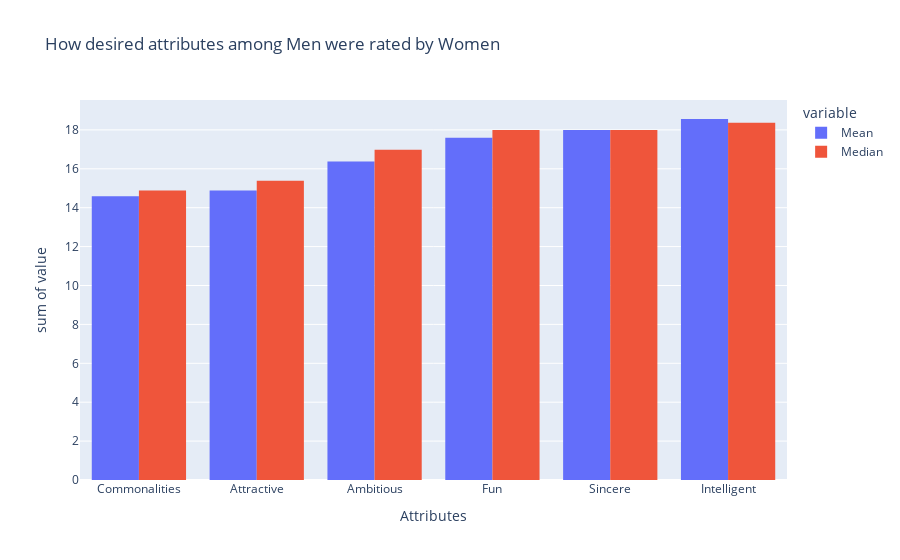

This figure's notebook cell:
### Code cell
px.histogram(data_female_scale_trim_stat, x='Attributes', y=['Mean', 'Median'], barmode='group', title='How desired attributes among Men were rated by Women')

### Figure 1 — Plotly figure (JSON) as saved in the notebook; plotly's stock layout.template omitted (floating-point values rounded to 4 significant figures)
{"data": [{"alignmentgroup": "True", "bingroup": "x", "histfunc": "sum", "hovertemplate": "variable=Mean<br>Attributes=%{x}<br>sum of value=%{y}<extra></extra>", "legendgroup": "Mean", "marker": {"color": "#636efa", "pattern": {"shape": ""}}, "name": "Mean", "offsetgroup": "Mean", "orientation": "v", "showlegend": true, "type": "histogram", "x": ["Commonalities", "Attractive", "Ambitious", "Fun", "Sincere", "Intelligent"], "xaxis": "x", "y": [14.59, 14.89, 16.37, 17.59, 17.99, 18.56], "yaxis": "y"}, {"alignmentgroup": "True", "bingroup": "x", "histfunc": "sum", "hovertemplate": "variable=Median<br>Attributes=%{x}<br>sum of value=%{y}<extra></extra>", "legendgroup": "Median", "marker": {"color": "#EF553B", "pattern": {"shape": ""}}, "name": "Median", "offsetgroup": "Median", "orientation": "v", "showlegend": true, "type": "histogram", "x": ["Commonalities", "Attractive", "Ambitious", "Fun", "Sincere", "Intelligent"], "xaxis": "x", "y": [14.89, 15.38, 16.98, 18, 18, 18.37], "yaxis": "y"}], "layout": {"barmode": "group", "legend": {"title": {"text": "variable"}, "tracegroupgap": 0}, "title": {"text": "How desired attributes among Men were rated by Women"}, "xaxis": {"anchor": "y", "domain": [0, 1], "title": {"text": "Attributes"}}, "yaxis": {"anchor": "x", "domain": [0, 1], "title": {"text": "sum of value"}}}}
